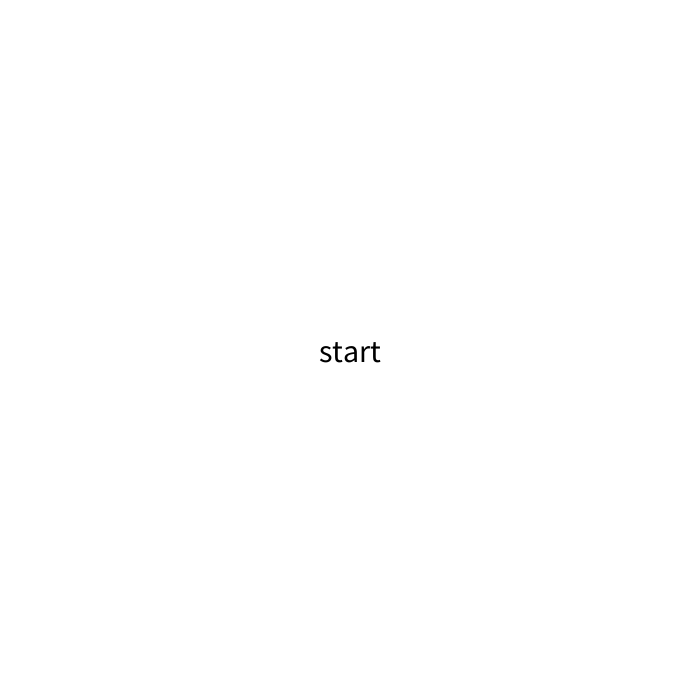
Frame 1 (no input)
Frame 60 (the mouse pressed at the canvas centre just before this capture): identical to frame 1, image omitted
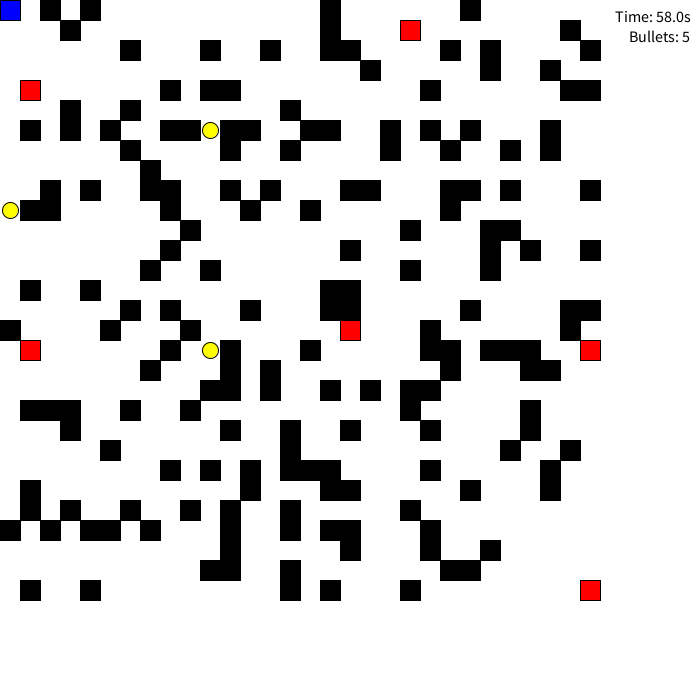
Frame 120 (the mouse held since frame 60 and released just before this capture)

The Processing sketch that drew these frames (run headless with seeded random() and noise(); from frame 60 on, the mouse is pressed at the canvas centre):

// Processing sketch: maze_test
// ── maze_test.pde
import java.util.ArrayList;
import java.util.Arrays;

int cols = 30;
int rows = 30;
int w, h;
int[] maze;
int playerIndex;
int goalIndex;
int[] enemyIndices;
int[] weaponIndices;
int bulletsLeft = 5;
int startTime;
int gameDuration = 60000;
ArrayList<PVector> bullets;
boolean gameStarted = false;
boolean gameFinished = false;
boolean gameFailed = false;

float[] enemyMoveIntervals = {400, 300, 200, 100, 50};
float[] lastEnemyMoveTimes;

void setup() {
  size(700, 700);  // 設置視窗大小
  w = 20;  // 遊戲格子大小
  h = 20;
  initializeMaze();
  initializeEnemies();
  initializeWeapons();
  bullets = new ArrayList<PVector>();
}

void draw() {
  background(255);

  // 顯示遊戲畫面
  if (gameStarted) {
    drawGame();
    drawInfoPanel();
  } else if (gameFinished) {
    drawWinScreen();
  } else {
    drawStartScreen();
  }
}

void drawGame() {
  for (int i = 0; i < enemyIndices.length; i++) {
    if (millis() - lastEnemyMoveTimes[i] > enemyMoveIntervals[i]) {
      moveEnemy(i);
      lastEnemyMoveTimes[i] = millis();
    }
  }

  drawMaze();
  drawPlayer();
  drawEnemies();
  drawWeapons();
  updateBullets();
  checkCollisions();
  checkWin();
}

void drawInfoPanel() {
  // 顯示時間在右上角
  fill(0);
  textSize(16);
  textAlign(RIGHT, TOP);
  text("Time: " + nf((gameDuration - (millis() - startTime)) / 1000, 0, 1) + "s", width - 10, 10);
  text("Bullets: " + bulletsLeft, width - 10, 30);
}

void drawMaze() {
  for (int i = 0; i < maze.length; i++) {
    if (maze[i] == 1) {
      fill(0);
      rect((i % cols) * w, floor(i / cols) * h, w, h);
    }
  }
  fill(255, 0, 0);
  rect((goalIndex % cols) * w, floor(goalIndex / cols) * h, w, h);
}

void drawPlayer() {
  fill(0, 0, 255);
  rect((playerIndex % cols) * w, floor(playerIndex / cols) * h, w, h);
}

void drawEnemies() {
  for (int i = 0; i < enemyIndices.length; i++) {
    fill(255, 0, 0);
    rect((enemyIndices[i] % cols) * w, floor(enemyIndices[i] / cols) * h, w, h);
  }
}

void drawWeapons() {
  fill(255, 255, 0);
  for (int i = 0; i < weaponIndices.length; i++) {
    ellipse((weaponIndices[i] % cols + 0.5) * w, (floor(weaponIndices[i] / cols) + 0.5) * h, w * 0.8, h * 0.8);
  }
}

void updateBullets() {
  fill(0);
  for (int i = bullets.size() - 1; i >= 0; i--) {
    PVector bullet = bullets.get(i);
    ellipse(bullet.x, bullet.y, w * 0.5, h * 0.5);

    // 更新子彈位置
    float speed = 5.0;  // 調整子彈速度
    switch (int(bullet.z)) {
      case UP:
        bullet.y -= speed; // 子彈朝上移動
        break;
      case DOWN:
        bullet.y += speed; // 子彈朝下移動
        break;
      case LEFT:
        bullet.x -= speed; // 子彈朝左移動
        break;
      case RIGHT:
        bullet.x += speed; // 子彈朝右移動
        break;
    }

    // 檢查子彈是否超出畫面，如果是則移除
    if (bullet.y < 0 || bullet.y > height || bullet.x < 0 || bullet.x > width) {
      bullets.remove(i);
    }
  }
}

void moveEnemy(int index) {
  int direction = floor(random(4));
  int newEnemyIndex = enemyIndices[index];

  if (direction == 0 && enemyIndices[index] >= cols) {
    newEnemyIndex -= cols;
  } else if (direction == 1 && enemyIndices[index] < maze.length - cols) {
    newEnemyIndex += cols;
  } else if (direction == 2 && enemyIndices[index] % cols != 0) {
    newEnemyIndex--;
  } else if (direction == 3 && (enemyIndices[index] + 1) % cols != 0) {
    newEnemyIndex++;
  }

  if (maze[newEnemyIndex] == 0) {
    enemyIndices[index] = newEnemyIndex;
  }
}

void checkCollisions() {
  for (int i = 0; i < enemyIndices.length; i++) {
    if (playerIndex == enemyIndices[i]) {
      gameStarted = false;
      gameFailed = true;
      return;  // 在遊戲失敗時立即返回，避免後續的操作
    }
  }

  for (int i = 0; i < weaponIndices.length; i++) {
    if (playerIndex == weaponIndices[i]) {
      weaponIndices[i] = -1;
      bulletsLeft += 5;
    }
  }

  for (int i = bullets.size() - 1; i >= 0; i--) {
    PVector bullet = bullets.get(i);
    for (int j = 0; j < enemyIndices.length; j++) {
      if (dist(bullet.x, bullet.y, (enemyIndices[j] % cols + 0.5) * w, (floor(enemyIndices[j] / cols) + 0.5) * h) < w * 0.5) {
        enemyIndices[j] = -1;
        bullets.remove(i);
        break;
      }
    }
  }

  // 移除敵人（-1 表示已被消除）
  enemyIndices = Arrays.stream(enemyIndices).filter(index -> index != -1).toArray();
}

void checkWin() {
  if (playerIndex == goalIndex) {
    gameStarted = false;
    gameFinished = true;
  }
}

void drawStartScreen() {
  fill(0);
  textSize(32);
  textAlign(CENTER, CENTER);
  text("start", width / 2, height / 2);
}

void drawWinScreen() {
  fill(0);
  textSize(32);
  textAlign(CENTER, CENTER);
  text("congratulations!", width / 2, height / 2);
}

void drawFailScreen() {
  fill(0);
  textSize(32);
  textAlign(CENTER, CENTER);
  text("game over", width / 2, height / 2);
  textSize(20);
  text("retry", width / 2, height / 2 + 40);
}

void initializeMaze() {
  maze = new int[cols * rows];
  for (int i = 0; i < maze.length; i++) {
    maze[i] = random(1) > 0.8 ? 1 : 0;
  }
  goalIndex = maze.length - 1;
}

void initializeEnemies() {
  int numEnemies = 5;
  enemyIndices = new int[numEnemies];
  lastEnemyMoveTimes = new float[numEnemies];

  for (int i = 0; i < numEnemies; i++) {
    enemyIndices[i] = floor(random(cols * rows));
    lastEnemyMoveTimes[i] = millis();
  }
}

void initializeWeapons() {
  int numWeapons = min(3, cols * rows);
  weaponIndices = new int[numWeapons];

  for (int i = 0; i < numWeapons; i++) {
    int candidateIndex = floor(random(cols * rows));
    while (maze[candidateIndex] == 1 || candidateIndex == goalIndex || candidateIndex == playerIndex) {
      candidateIndex = floor(random(cols * rows));
    }
    weaponIndices[i] = candidateIndex;
  }
}

void mousePressed() {
  if (!gameStarted && !gameFinished && !gameFailed) {
    gameStarted = true;
    playerIndex = 0;
    bulletsLeft = 5;
    // 記錄遊戲開始時間
    startTime = millis();
  } else if (gameFinished) {
    gameFinished = false;
  } else if (gameFailed) {
    if (mouseX > width / 4 && mouseX < width * 3 / 4 && mouseY > height / 2 && mouseY < height / 2 + 40) {
      gameFailed = false;
      gameStarted = true;
      playerIndex = 0;
      bulletsLeft = 5;
      // 記錄遊戲開始時間
      startTime = millis();
    }
  }
}

int lastKeyCode = RIGHT; // 初始方向設為右方

void keyPressed() {
  if (gameStarted) {
    int newPlayerIndex = playerIndex;

    if (keyCode == UP && playerIndex >= cols) {
      newPlayerIndex -= cols;
      lastKeyCode = UP;
    } else if (keyCode == DOWN && playerIndex < maze.length - cols) {
      newPlayerIndex += cols;
      lastKeyCode = DOWN;
    } else if (keyCode == LEFT && playerIndex % cols != 0) {
      newPlayerIndex--;
      lastKeyCode = LEFT;
    } else if (keyCode == RIGHT && (playerIndex + 1) % cols != 0) {
      newPlayerIndex++;
      lastKeyCode = RIGHT;
    }

    if (key == ' ' && bulletsLeft > 0) {
      bulletsLeft--;
      bullets.add(new PVector((playerIndex % cols + 0.5) * w, (floor(playerIndex / cols) + 0.5) * h, lastKeyCode));
    }

    if (maze[newPlayerIndex] == 0) {
      playerIndex = newPlayerIndex;
    }
  }
}
